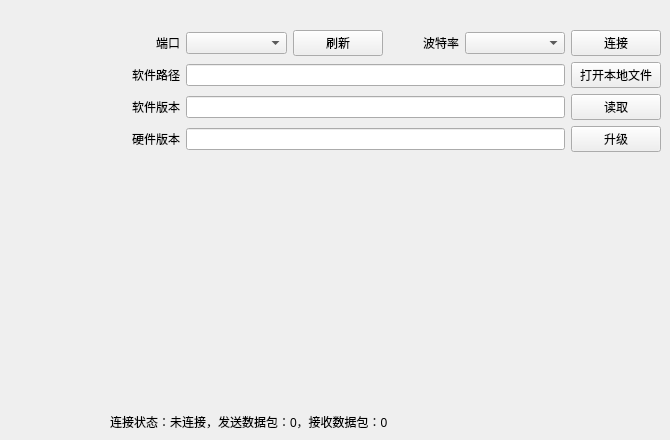
    <widget class="QWidget" name="portSetTab">
     <attribute name="title">
      <string>端口设置</string>
     </attribute>
     <widget class="QWidget" name="layoutWidget32">
      <property name="geometry">
       <rect>
        <x>110</x>
        <y>30</y>
        <width>551</width>
        <height>401</height>
       </rect>
      </property>
      <layout class="QVBoxLayout" name="verticalLayout_41">
       <item>
        <layout class="QHBoxLayout" name="horizontalLayout_75">
         <item>
          <widget class="QLabel" name="label_117">
           <property name="minimumSize">
            <size>
             <width>70</width>
             <height>0</height>
            </size>
           </property>
           <property name="maximumSize">
            <size>
             <width>70</width>
             <height>16777215</height>
            </size>
           </property>
           <property name="text">
            <string>端口</string>
           </property>
           <property name="alignment">
            <set>Qt::AlignRight|Qt::AlignTrailing|Qt::AlignVCenter</set>
           </property>
          </widget>
         </item>
         <item>
          <widget class="QComboBox" name="portComboBox"/>
         </item>
         <item>
          <widget class="QPushButton" name="refreshPortButton">
           <property name="minimumSize">
            <size>
             <width>90</width>
             <height>0</height>
            </size>
           </property>
           <property name="maximumSize">
            <size>
             <width>90</width>
             <height>16777215</height>
            </size>
           </property>
           <property name="text">
            <string>刷新</string>
           </property>
          </widget>
         </item>
         <item>
          <widget class="QLabel" name="label_113">
           <property name="minimumSize">
            <size>
             <width>70</width>
             <height>0</height>
            </size>
           </property>
           <property name="maximumSize">
            <size>
             <width>70</width>
             <height>16777215</height>
            </size>
           </property>
           <property name="text">
            <string>波特率</string>
           </property>
           <property name="alignment">
            <set>Qt::AlignRight|Qt::AlignTrailing|Qt::AlignVCenter</set>
           </property>
          </widget>
         </item>
         <item>
          <widget class="QComboBox" name="botelvComboBox"/>
         </item>
         <item>
          <widget class="QPushButton" name="connectButton">
           <property name="minimumSize">
            <size>
             <width>90</width>
             <height>0</height>
            </size>
           </property>
           <property name="maximumSize">
            <size>
             <width>90</width>
             <height>16777215</height>
            </size>
           </property>
           <property name="text">
            <string>连接</string>
           </property>
          </widget>
         </item>
        </layout>
       </item>
       <item>
        <layout class="QHBoxLayout" name="horizontalLayout_76">
         <item>
          <widget class="QLabel" name="label_114">
           <property name="minimumSize">
            <size>
             <width>70</width>
             <height>0</height>
            </size>
           </property>
           <property name="maximumSize">
            <size>
             <width>70</width>
             <height>16777215</height>
            </size>
           </property>
           <property name="text">
            <string>软件路径</string>
           </property>
           <property name="alignment">
            <set>Qt::AlignRight|Qt::AlignTrailing|Qt::AlignVCenter</set>
           </property>
          </widget>
         </item>
         <item>
          <widget class="QLineEdit" name="softwarePathEdit"/>
         </item>
         <item>
          <widget class="QPushButton" name="selectSoftwarePathButton">
           <property name="minimumSize">
            <size>
             <width>90</width>
             <height>0</height>
            </size>
           </property>
           <property name="maximumSize">
            <size>
             <width>90</width>
             <height>16777215</height>
            </size>
           </property>
           <property name="text">
            <string>打开本地文件</string>
           </property>
          </widget>
         </item>
        </layout>
       </item>
       <item>
        <layout class="QHBoxLayout" name="horizontalLayout_77">
         <item>
          <widget class="QLabel" name="label_115">
           <property name="minimumSize">
            <size>
             <width>70</width>
             <height>0</height>
            </size>
           </property>
           <property name="maximumSize">
            <size>
             <width>70</width>
             <height>16777215</height>
            </size>
           </property>
           <property name="text">
            <string>软件版本</string>
           </property>
           <property name="alignment">
            <set>Qt::AlignRight|Qt::AlignTrailing|Qt::AlignVCenter</set>
           </property>
          </widget>
         </item>
         <item>
          <widget class="QLineEdit" name="softVersionEdit">
           <property name="readOnly">
            <bool>true</bool>
           </property>
          </widget>
         </item>
         <item>
          <widget class="QPushButton" name="readSoftVersionButton">
           <property name="minimumSize">
            <size>
             <width>90</width>
             <height>0</height>
            </size>
           </property>
           <property name="maximumSize">
            <size>
             <width>90</width>
             <height>16777215</height>
            </size>
           </property>
           <property name="text">
            <string>读取</string>
           </property>
          </widget>
         </item>
        </layout>
       </item>
       <item>
        <layout class="QHBoxLayout" name="horizontalLayout_78">
         <item>
          <widget class="QLabel" name="label_116">
           <property name="minimumSize">
            <size>
             <width>70</width>
             <height>0</height>
            </size>
           </property>
           <property name="maximumSize">
            <size>
             <width>70</width>
             <height>16777215</height>
            </size>
           </property>
           <property name="text">
            <string>硬件版本</string>
           </property>
           <property name="alignment">
            <set>Qt::AlignRight|Qt::AlignTrailing|Qt::AlignVCenter</set>
           </property>
          </widget>
         </item>
         <item>
          <widget class="QLineEdit" name="hardwareVersionEdit">
           <property name="readOnly">
            <bool>true</bool>
           </property>
          </widget>
         </item>
         <item>
          <widget class="QPushButton" name="upgradeButton">
           <property name="minimumSize">
            <size>
             <width>90</width>
             <height>0</height>
            </size>
           </property>
           <property name="maximumSize">
            <size>
             <width>90</width>
             <height>16777215</height>
            </size>
           </property>
           <property name="text">
            <string>升级</string>
           </property>
          </widget>
         </item>
        </layout>
       </item>
       <item>
        <spacer name="verticalSpacer">
         <property name="orientation">
          <enum>Qt::Vertical</enum>
         </property>
         <property name="sizeHint" stdset="0">
          <size>
           <width>20</width>
           <height>40</height>
          </size>
         </property>
        </spacer>
       </item>
       <item>
        <widget class="QLabel" name="connectInfoLabel">
         <property name="text">
          <string>连接状态：未连接，发送数据包：0，接收数据包：0</string>
         </property>
        </widget>
       </item>
      </layout>
     </widget>
    </widget>
